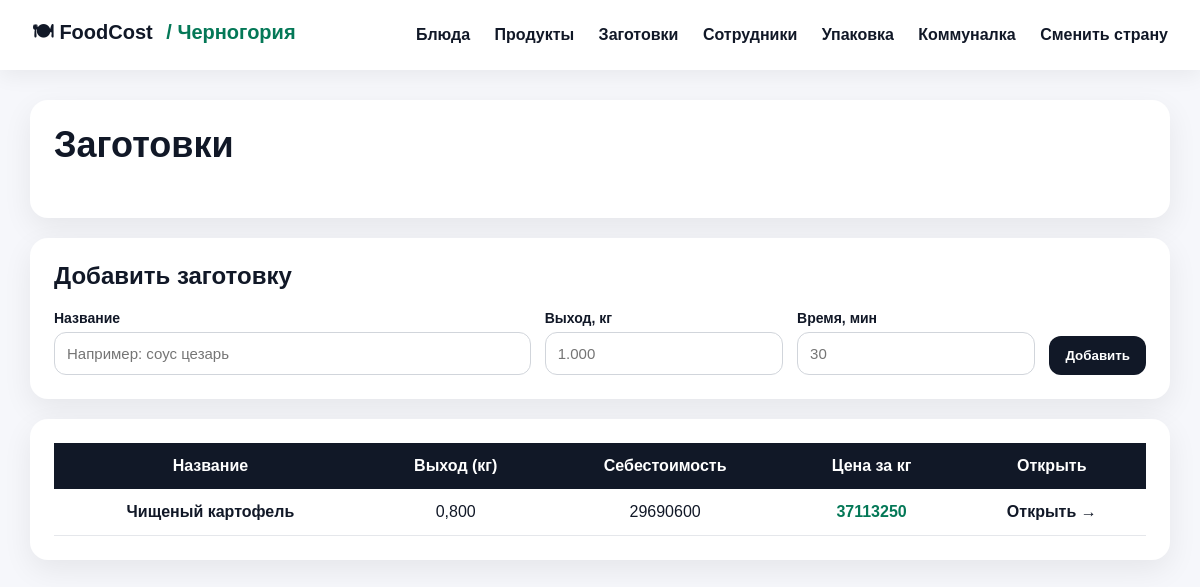
/c/montenegro/preparations/, run on the app's committed database.
### foodcost/models.py (models this page shows, shortened)
class Country(models.Model):
    name = models.CharField(max_length=100)
    slug = models.SlugField(unique=True)

class Preparation(models.Model):
    country = models.ForeignKey(
        Country,
        on_delete=models.CASCADE,
        related_name="preparations",
        null=True,
        blank=True,
    )
    name = models.CharField(max_length=255)
    final_weight = models.DecimalField(max_digits=10, decimal_places=3)
    cooking_minutes = models.DecimalField(max_digits=8, decimal_places=2, default=0)
    def calculate_cost(self):
        return sum(item.calculate_cost() for item in self.items.all())
    def cost_per_kg(self):
        if self.final_weight == 0:
            return 0
        return self.calculate_cost() / self.final_weight

class PreparationItem(models.Model):
    preparation = models.ForeignKey(Preparation, on_delete=models.CASCADE, related_name="items")
    product = models.ForeignKey(Product, on_delete=models.CASCADE)
    gross = models.DecimalField(max_digits=10, decimal_places=3)
    net = models.DecimalField(max_digits=10, decimal_places=3)
    def calculate_cost(self):
        price = self.product.get_price()
        if not price:
            return 0
        return self.net * price.price

class Product(models.Model):
    country = models.ForeignKey(
        Country,
        on_delete=models.CASCADE,
        related_name="products",
        null=True,
        blank=True,
    )
    name = models.CharField(max_length=255)
    unit = models.CharField(max_length=20)
    def get_price(self):
        return self.prices.order_by("-date_from").first()

class ProductPrice(models.Model):
    product = models.ForeignKey(Product, on_delete=models.CASCADE, related_name="prices")
    price = models.DecimalField(max_digits=10, decimal_places=2)
    date_from = models.DateField()

### foodcost/views.py (the view, shortened to what this page needs)
# urls.py: path("c/<slug:country_slug>/preparations/", views.preparation_list, name="preparation_list"),
def preparation_list(request, country_slug):
    country = get_country(country_slug)
    preparations = Preparation.objects.filter(country=country)
    return render(request, "foodcost/preparation_list.html", {
        "country": country,
        "preparations": preparations,
    })

### foodcost/views.py (called while the page is built)
def get_country(country_slug):
    return get_object_or_404(Country, slug=country_slug)

### foodcost/templates/foodcost/preparation_list.html (shortened to what this page needs)
{% extends "foodcost/base.html" %}
{% block content %}
<div class="card">
    <div class="top">
        <h1>Заготовки</h1>
    </div>
</div>
<div class="card">
    <h2>Добавить заготовку</h2>
    <form method="post">
        <div class="grid">
            <div>
                <label>Название</label>
                <input name="name" placeholder="Например: соус цезарь">
            </div>
            <div>
                <label>Выход, кг</label>
                <input type="number" step="0.001" name="final_weight" placeholder="1.000">
            </div>
            <div>
                <label>Время, мин</label>
                <input type="number" step="0.1" name="cooking_minutes" placeholder="30">
            </div>
            <button type="submit">Добавить</button>
        </div>
    </form>
</div>
<div class="card">
    <table>
        <tr>
            <th>Название</th>
            <th>Выход (кг)</th>
            <th>Себестоимость</th>
            <th>Цена за кг</th>
            <th>Открыть</th>
        </tr>
        {% for prep in preparations %}
        <tr>
            <td><strong>{{ prep.name }}</strong></td>
            <td>{{ prep.final_weight }}</td>
            <td>{{ prep.calculate_cost|floatformat:0 }}</td>
            <td class="price">{{ prep.cost_per_kg|floatformat:0 }}</td>
            <td>
                <a class="open" href="/c/{{ country.slug }}/preparations/{{ prep.id }}/">Открыть →</a>
            </td>
        </tr>
        {% endfor %}
    </table>
</div>
{% endblock %}

### foodcost/templates/foodcost/base.html (shortened to what this page needs)
<!DOCTYPE html>
<html>
<head>
</head>
<body>
<div class="header">
    <div class="logo">
        🍽 FoodCost
        {% if country %}
            <span class="country">/ {{ country.name }}</span>
        {% endif %}
    </div>
    <div class="nav">
        {% if country %}
            <a href="/c/{{ country.slug }}/">Блюда</a>
            <a href="/c/{{ country.slug }}/products/">Продукты</a>
            <a href="/c/{{ country.slug }}/preparations/">Заготовки</a>
            <a href="/c/{{ country.slug }}/employees/">Сотрудники</a>
            <a href="/c/{{ country.slug }}/packaging/">Упаковка</a>
            <a href="/c/{{ country.slug }}/utilities/">Коммуналка</a>
            <a href="/">Сменить страну</a>
        {% else %}
            <a href="/">Страны</a>
            <a href="/admin/">Админка</a>
        {% endif %}
    </div>
</div>
<div class="container">
    {% block content %}{% endblock %}
</div>
</body>
</html>

### foodcost/templates/foodcost/base.html (style rules this page uses)
body { font-family: Arial, sans-serif; background: #f6f7fb; margin: 0; color: #111827; }
.header { background: white; padding: 18px 32px; box-shadow: 0 6px 20px rgba(0,0,0,0.06); display: flex; justify-content: space-between; align-items: center; }
.logo { font-weight: bold; font-size: 20px; }
.country { color: #047857; font-weight: bold; margin-left: 8px; }
.nav a { margin-left: 20px; text-decoration: none; color: #111827; font-weight: 600; }
.container { max-width: 1200px; margin: auto; padding: 30px; }
.card { background: white; border-radius: 18px; padding: 24px; margin-bottom: 20px; box-shadow: 0 10px 30px rgba(0,0,0,0.07); }
h1, h2 { margin-top: 0; }

### foodcost/templates/foodcost/preparation_list.html (style rules this page uses)
.top { display: flex; justify-content: space-between; align-items: center; margin-bottom: 28px; }
h1 { margin: 0; font-size: 36px; }
.grid { display: grid; grid-template-columns: 2fr 1fr 1fr auto; gap: 14px; align-items: end; }
input { width: 100%; padding: 12px; border: 1px solid #d1d5db; border-radius: 12px; font-size: 15px; box-sizing: border-box; }
label { font-weight: bold; font-size: 14px; display: block; margin-bottom: 6px; }
button { background: #111827; color: white; border: 0; border-radius: 12px; padding: 12px 16px; font-weight: bold; cursor: pointer; }
table { width: 100%; border-collapse: collapse; }
th { background: #111827; color: white; padding: 14px; }
td { padding: 14px; border-bottom: 1px solid #e5e7eb; text-align: center; }
.price { font-weight: bold; color: #047857; }
.open { color: #111827; font-weight: bold; text-decoration: none; }

### data on the page
Country: name "Черногория"
Preparation: name "Чищеный картофель", final_weight "0,800", calculate_cost "29690600", cost_per_kg "37113250"
